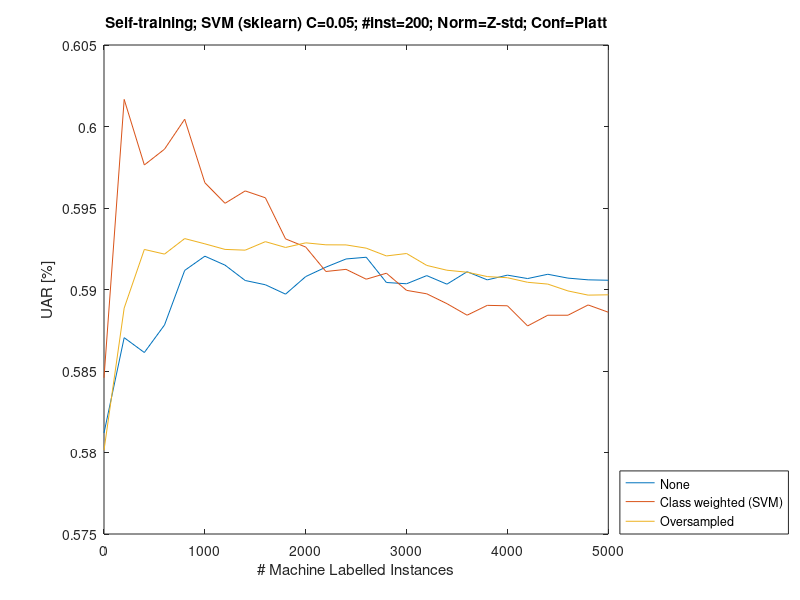

The MATLAB script that drew this image: (Note: this script raises an error after producing the figure.)
load('data_200.mat');

% Self-training; SVM (sklearn) C=0.05; #inst=200; Norm=Z-std; Class unbalanced (DIST VS PROB)
% plot(x_data, cwNone_dist_std);
% hold on;
% plot(x_data, cwNone_prob_std);
% xlabel('# Machine Labelled Instances');
% ylabel('UAR [%]');
% title('Self-training; SVM (sklearn) C=0.05; #inst=200; Norm=Z-std; Class unbalanced')
% hleg = legend('Distance-to-hyperplane', 'Platt Calibration', 'Location','southeast');
% 
% hlt = text(...
%     'Parent', hleg.DecorationContainer, ...
%     'String', 'Confidence Measure', ...
%     'HorizontalAlignment', 'center', ...
%     'VerticalAlignment', 'bottom', ...
%     'Position', [0.5, 1.05, 0], ...
%     'Units', 'normalized');
% 
% set(gca,'gridlinestyle','--');
% grid on;
% set(gcf,'units','points','position',[400,400,550,180])

% Self-training; SVM (sklearn) C=0.05; #inst=200; Norm=Min-Max; Class unbalanced
% plot(x_data, cwNone_prob_minmax);
% xlabel('# Machine Labelled Instances');
% ylabel('UAR [%]');
% title('Self-training; SVM (sklearn) C=0.05; #inst=200; Norm=Min-Max; Class unbalanced')
% hleg = legend('Platt Calibration', 'Location','southeast');
% 
% hlt = text(...
%     'Parent', hleg.DecorationContainer, ...
%     'String', 'Confidence Measure', ...
%     'HorizontalAlignment', 'center', ...
%     'VerticalAlignment', 'bottom', ...
%     'Position', [0.5, 1.05, 0], ...
%     'Units', 'normalized');
% 
% set(gca,'gridlinestyle','--');
% grid on;
% set(gcf,'units','points','position',[400,400,565,180])

% Self-training; SVM (sklearn) C=0.05; #inst=200; Norm=Z-std; Classes weighted (DIST VS PROB)
% plot(x_data, cwBal_dist_std);
% hold on;
% plot(x_data, cwBal_prob_std);
% xlabel('# Machine Labelled Instances');
% ylabel('UAR [%]');
% title('Self-training; SVM (sklearn) C=0.05; #inst=200; Norm=Z-std; Classes weighted');
% hleg = legend('Distance-to-hyperplane', 'Platt Calibration', 'Location','southeastoutside');
% 
% hlt = text(...
%     'Parent', hleg.DecorationContainer, ...
%     'String', 'Confidence Measure', ...
%     'HorizontalAlignment', 'center', ...
%     'VerticalAlignment', 'bottom', ...
%     'Position', [0.5, 1.05, 0], ...
%     'Units', 'normalized');
% 
% set(gca,'gridlinestyle','--');
% grid on;
% set(gcf,'units','points','position',[400,400,680,180]);

% Self-training; SVM (sklearn) C=0.05; #inst=200; Norm=Z-std; Classes weighted (DIST VS PROB)
plot(x_data, cwNone_prob_std); hold on;
plot(x_data, cwBal_prob_std); hold on;
plot(x_data, cwOver_prob_std);
xlabel('# Machine Labelled Instances');
ylabel('UAR [%]');
title('Self-training; SVM (sklearn) C=0.05; #inst=200; Norm=Z-std; Conf=Platt');
hleg = legend('None', 'Class weighted (SVM)', 'Oversampled', 'Location','southeastoutside');

hlt = text(...
    'Parent', hleg.DecorationContainer, ...
    'String', 'Resampling Method', ...
    'HorizontalAlignment', 'center', ...
    'VerticalAlignment', 'bottom', ...
    'Position', [0.5, 1.05, 0], ...
    'Units', 'normalized');

set(gca,'gridlinestyle','--');
grid on;
set(gcf,'units','points','position',[400,400,680,180]);
